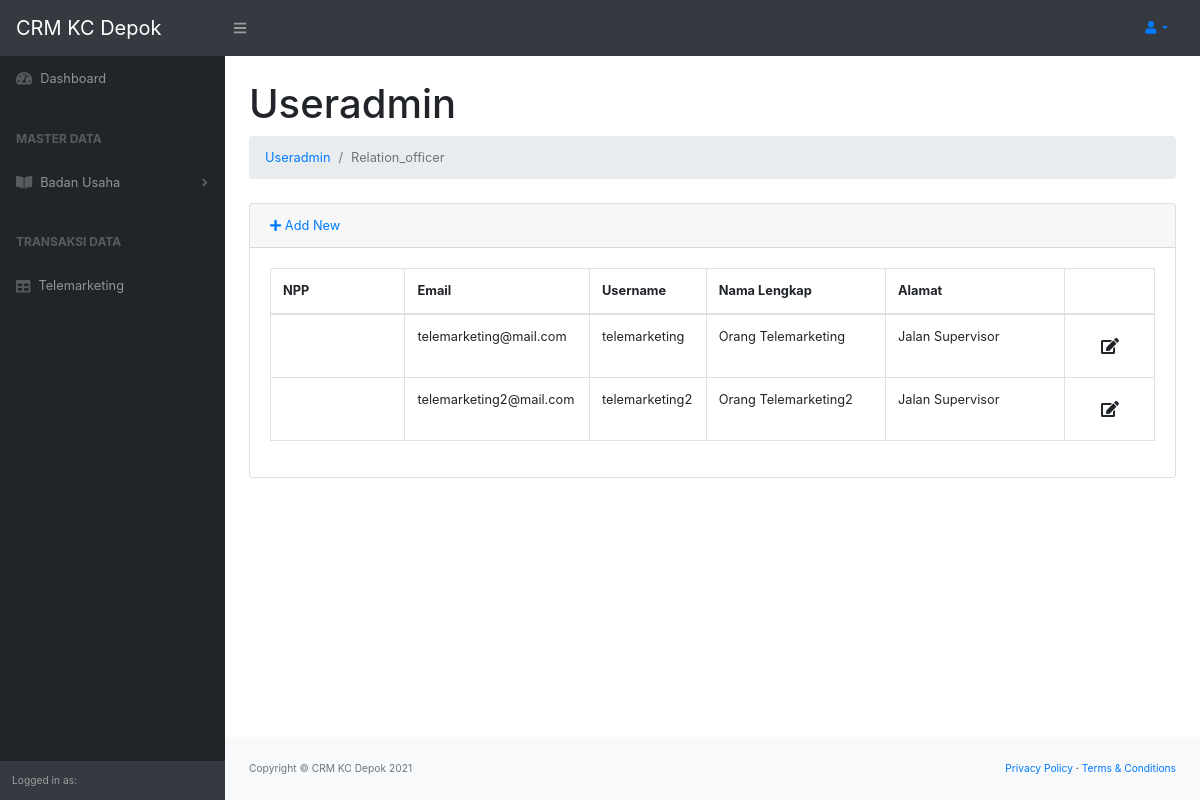
/index.php/useradmin/relation_officer, run on the app's committed database.
### tables this page shows
CREATE TABLE `user` (
  `user_id` int(11) NOT NULL,
  `npp` varchar(45) DEFAULT NULL,
  `email` varchar(255) DEFAULT NULL,
  `username` varchar(255) DEFAULT NULL,
  `fullname` varchar(255) DEFAULT NULL,
  `address` varchar(255) DEFAULT NULL,
  `role` varchar(255) DEFAULT NULL,
  `password` varchar(255) DEFAULT NULL,
  `is_active` tinyint(4) DEFAULT NULL,
  `last_login` datetime DEFAULT NULL,
  `created_by` varchar(45) DEFAULT NULL,
  `created_at` datetime DEFAULT NULL,
  `updated_by` varchar(45) DEFAULT NULL,
  `updated_at` datetime DEFAULT NULL
);

### application/controllers/UserAdmin.php (called while the page is built, shortened)
<?php
class UserAdmin extends CI_Controller
{
    public function __construct()
    {
        $this->load->library('session');
        $this->load->model("user_model");
        $this->load->library('form_validation');
    }
    public function relation_officer()
    {
        $data["admins"] = $this->user_model->getUserRoleTelemarketing();
        $data["for_role"] = "ro";
        $this->load->view("user/admin", $data);
    }
}

### index.php (called while the page is built, shortened)
<?php
require_once BASEPATH.'core/CodeIgniter.php';

### application/models/User_model.php (called while the page is built, shortened)
<?php
class User_model extends CI_Model
{
    private $_table = "user";
    public function getUserRoleTelemarketing()
    {
        return $this->db->get_where($this->_table, ["role" => 'telemarketing'])->result();
    }
}

### application/views/user/admin.php (the view, shortened to what this page needs)
<!DOCTYPE html>
<html lang="en">
    <head>
    </head>
    <body class="sb-nav-fixed">
        <nav class="sb-topnav navbar navbar-expand navbar-dark bg-dark">
        </nav>
        <div id="layoutSidenav">
            <div id="layoutSidenav_nav">
                <nav class="sb-sidenav accordion sb-sidenav-dark" id="sidenavAccordion">
                </nav>
            </div>
            <div id="layoutSidenav_content">
                <main>
                    <div class="container-fluid">
                        <div class="card mb-4">
                            <div class="card-header">
                                <a href="<?php echo $for_role == "admin" ? site_url('admin/add') : site_url('relation-officer/add') ?>"><i class="fas fa-plus"></i> Add New</a>
                            </div>
                            <div class="card-body">
                                <div class="table-responsive">
                                    <table class="table table-bordered" id="dataTable" width="100%" cellspacing="0">
                                        <thead>
                                            <tr>
                                                <th>NPP</th>
                                                <th>Email</th>
                                                <th>Username</th>
                                                <th>Nama Lengkap</th>
                                                <th>Alamat</th>
                                                <th></th>
                                            </tr>
                                        </thead>
                                        <tbody>
                                            <?php foreach ($admins as $admin): ?>
                                            <tr>
                                                <td width="15%">
                                                </td>
                                                <td width="20%">
                                                    <?php echo $admin->email ?>
                                                </td>
                                                <td width="12%">
                                                    <?php echo $admin->username ?>
                                                </td>
                                                <td width="20%">
                                                    <?php echo $admin->fullname ?>
                                                </td>
                                                <td width="20%">
                                                    <?php echo $admin->address ?>
                                                </td>
                                                <td width="10%" style="text-align: center;">
                                                    <a href="<?php echo site_url('user/profile/'.$admin->user_id) ?>"
                                                    class="btn btn-small" style="padding-right: 5px;padding-left: 5px;"><i class="fas fa-edit"></i></a>
                                                </td>
                                            </tr>
                                            <?php endforeach; ?>
                                        </tbody>
                                    </table>
                                </div>
                            </div>
                        </div>
                    </div>
                </main>
            </div>
        </div>
    </body>
</html>

### data on the page
user: email "telemarketing@mail.com", username "telemarketing", fullname "Orang Telemarketing", address "Jalan Supervisor"
user: email "telemarketing2@mail.com", username "telemarketing2", fullname "Orang Telemarketing2", address "Jalan Supervisor"

### other printed values
str_replace("-", " ", $this->uri->segments[1]) "Useradmin"
str_replace("-", " ",$segment) "Useradmin"
str_replace("-", " ",$segment) "Relation_officer"
SITE_NAME "CRM KC Depok"
Date('Y') "2021"
